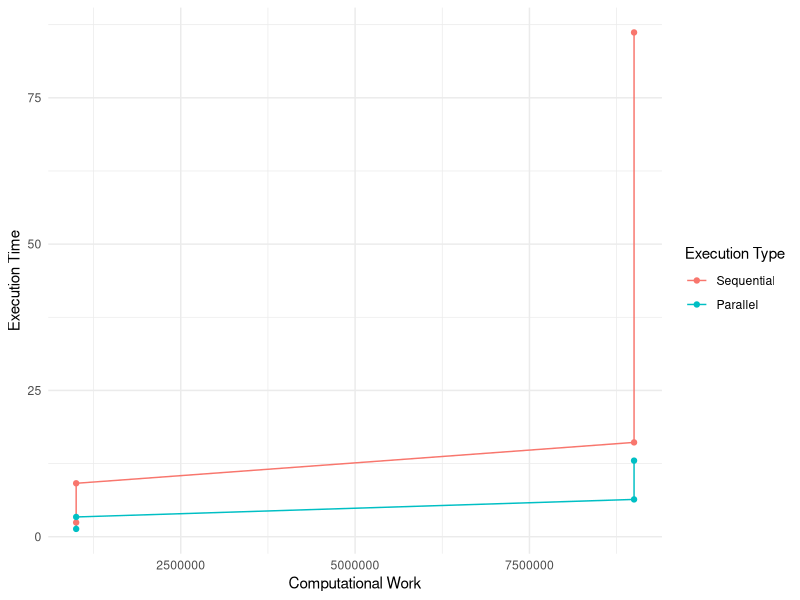
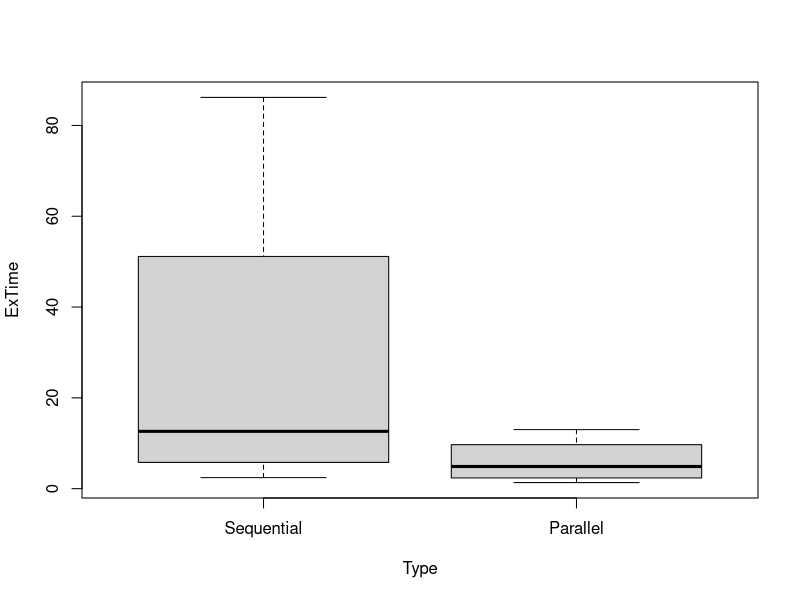
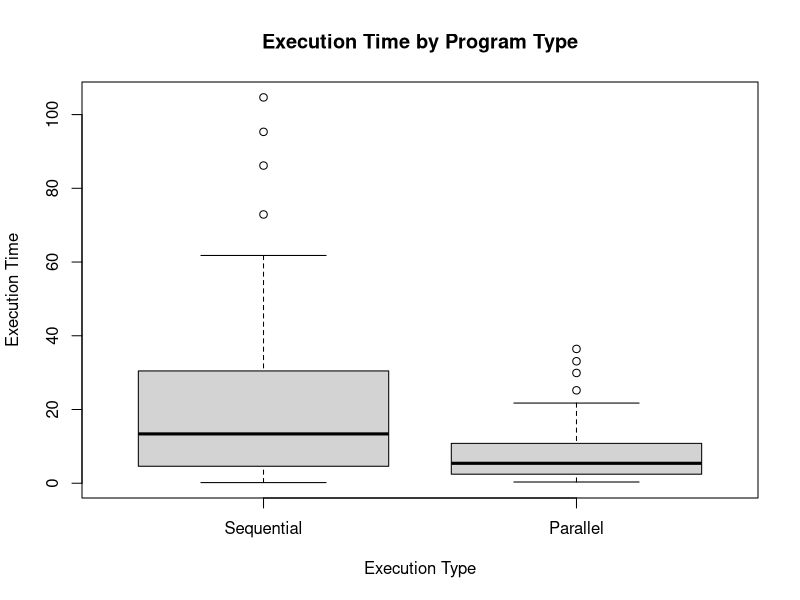
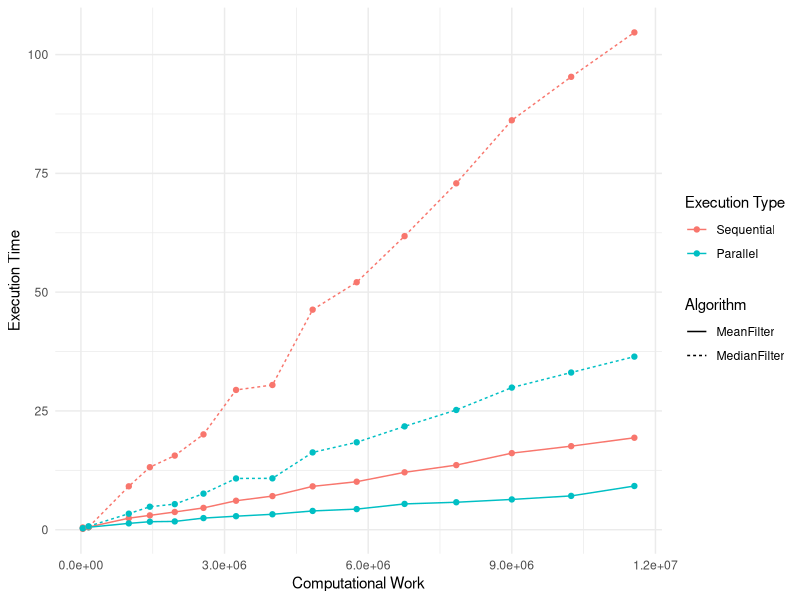
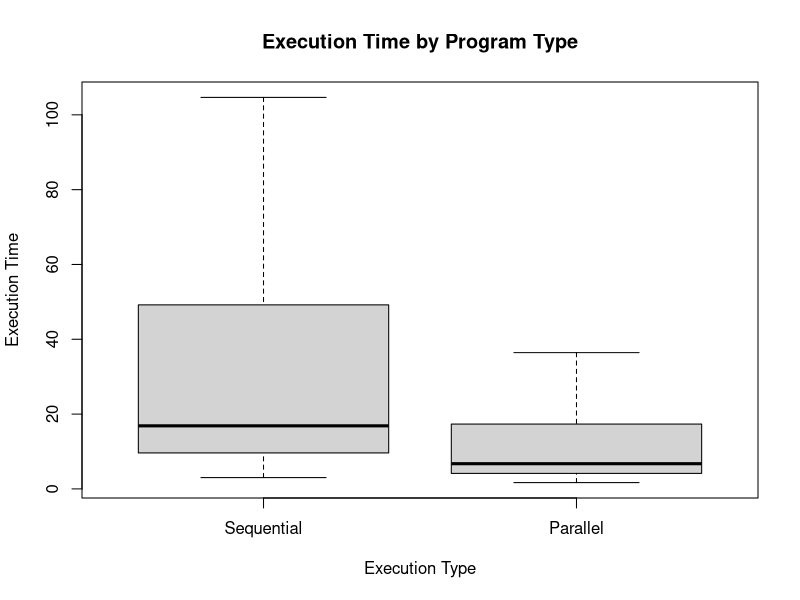

The R source for these figures, in order:
library(pwr)
library(ggplot2)

#randomly assign
ex <- rep(c("A", "B", "C", "D"), each = 1)
print(ex)
treats <- rep(c("MS", "MDS", "MP", "MDP"), each = 1)
sample(treats)

serial <- c(2.431,9.134,16.120,86.172)  # Execution times for serial execution
parallel <- c(1.337,3.380,6.375,13.004)   # Execution times for parallel execution
# Calculate means and standard deviations for each group
mean_serial <- mean(serial)
mean_parallel <- mean(parallel)
sd_serial <- sd(serial)
sd_parallel <- sd(parallel)
# Compute pooled standard deviation
pooled_sd <- sqrt(((sd_serial^2 + sd_parallel^2) / 2))
# Compute Cohen's d
cohen_d <- (mean_serial - mean_parallel) / pooled_sd


#power analyses for no. of replicates
pwr.t.test(d = cohen_d, sig.level = 0.05, power = 0.87, type = "two.sample")

pilot <- read.csv("Exp1.csv")

str(pilot)

# Convert Type to a factor
pilot$Type <- factor(pilot$Type, levels = c("Sequential", "Parallel"))

# Plot using ggplot
ggplot(pilot, aes(x = CWork, y = ExTime, color = Type, group = Type)) +
  geom_line() +
  geom_point() +
  labs(x = "Computational Work", y = "Execution Time", color = "Execution Type") +
  theme_minimal()

plot(ExTime~Type, data = pilot)

real <- read.csv("Exp2.csv")
str(real)
real$Type <- factor(real$Type, levels = c("Sequential", "Parallel"))
bp <- boxplot(ExTime ~ Type, data = real,
              xlab = "Execution Type",
              ylab = "Execution Time",
              main = "Execution Time by Program Type")


ggplot(real, aes(x = CWork, y = ExTime, color = Type, linetype = Algo, group = interaction(Type, Algo))) +
  geom_line() +
  geom_point() +
  labs(x = "Computational Work", y = "Execution Time", color = "Execution Type", linetype = "Algorithm") +
  theme_minimal()

summary(bp)


m2 <- aov(ExTime ~ Type, data = real)
summary.aov(m2)
m2


mean_parallel <- mean(real$ExTime[real$Type == "Parallel"])

# Calculate the mean for Sequential execution
mean_sequential <- mean(real$ExTime[real$Type == "Sequential"])

# Print the means
cat("Mean for Parallel execution:", mean_parallel, "\n")
cat("Mean for Sequential execution:", mean_sequential, "\n")


real_subset <- real[(12 + 1):(nrow(real)), ]
m1 <- t.test(ExTime ~ Type, data = real_subset)
print(m1)

Bp2 <-boxplot(ExTime ~ Type, data = real_subset,
              xlab = "Execution Type",
              ylab = "Execution Time",
              main = "Execution Time by Program Type")
summary(Bp2)
       
#power analyses for no. of replicates
pwr.t.test(d = cohen_d, sig.level = 0.05, power = 0.792, type = "two.sample")

m3 <- aov(ExTime ~ Type, data = real_subset)
m3
summary.aov(m3)
